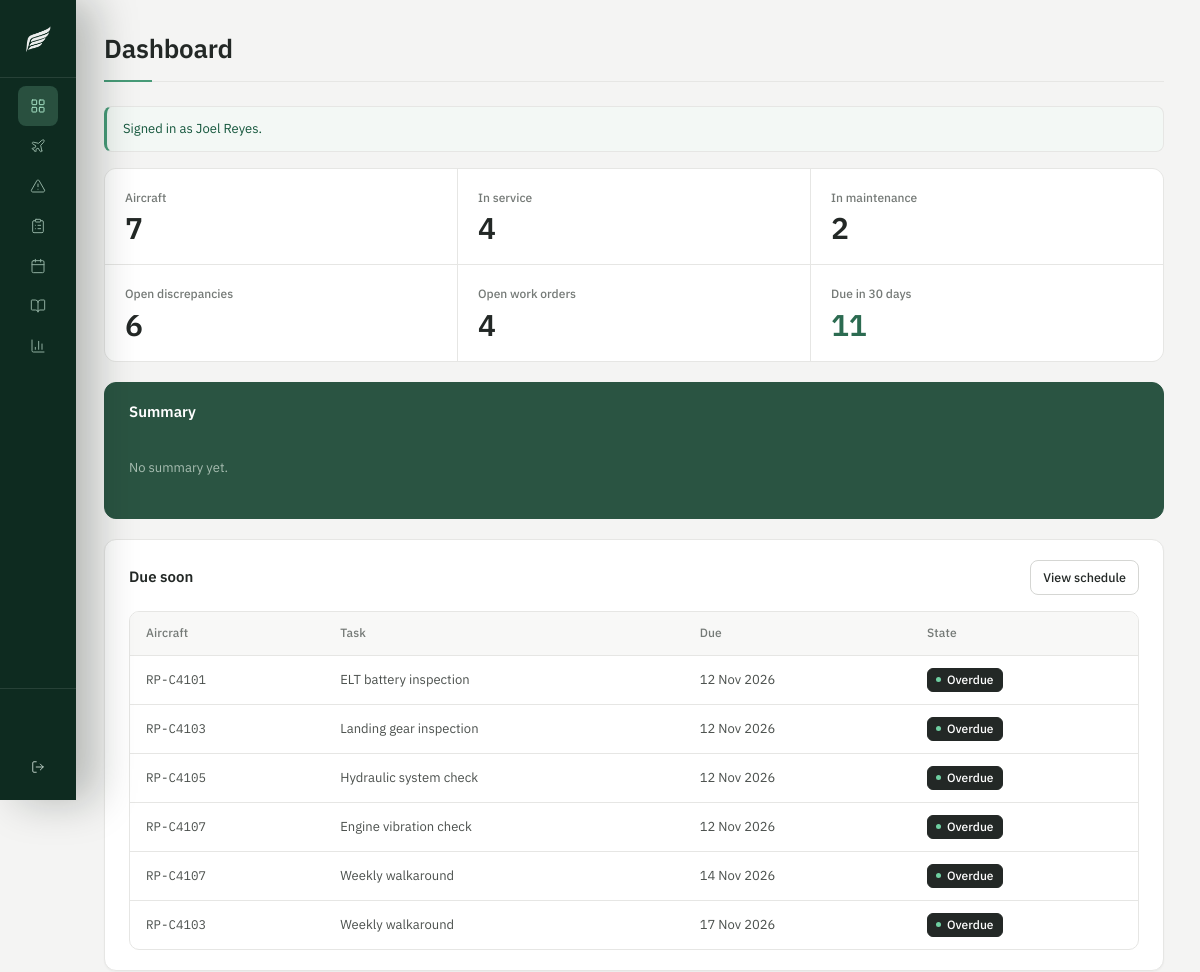
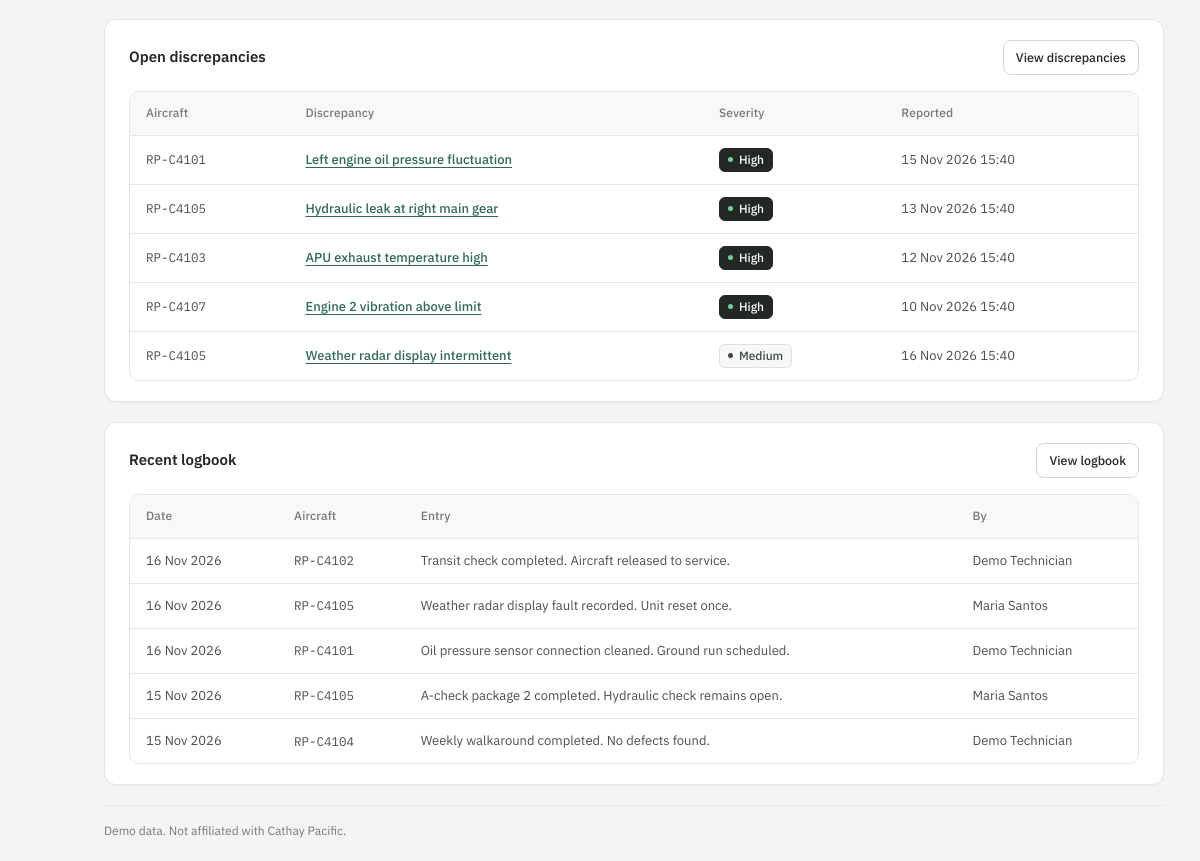
Screenshot of /index.php (signed in) with the database file from the repository (2 pictures, top to bottom).
### tables this page shows
CREATE TABLE maintenance_schedule (
    id INT UNSIGNED AUTO_INCREMENT PRIMARY KEY,
    aircraft_id INT UNSIGNED NOT NULL,
    task_code VARCHAR(30) NOT NULL,
    title VARCHAR(150) NOT NULL,
    task_type VARCHAR(20) NOT NULL DEFAULT 'inspection',
    interval_days INT UNSIGNED NOT NULL,
    last_done_date DATE NULL,
    next_due_date DATE NOT NULL,
    notes TEXT NULL,
    INDEX idx_schedule_due (next_due_date),
    CONSTRAINT fk_schedule_aircraft FOREIGN KEY (aircraft_id) REFERENCES aircraft (id)
);

CREATE TABLE aircraft (
    id INT UNSIGNED AUTO_INCREMENT PRIMARY KEY,
    registration VARCHAR(20) NOT NULL UNIQUE,
    aircraft_type VARCHAR(60) NOT NULL,
    msn VARCHAR(30) NOT NULL UNIQUE,
    base VARCHAR(10) NOT NULL,
    status VARCHAR(20) NOT NULL DEFAULT 'in_service',
    total_hours DECIMAL(10,1) NOT NULL DEFAULT 0.0,
    created_at DATETIME NOT NULL DEFAULT CURRENT_TIMESTAMP
);

CREATE TABLE discrepancies (
    id INT UNSIGNED AUTO_INCREMENT PRIMARY KEY,
    aircraft_id INT UNSIGNED NOT NULL,
    reported_by INT UNSIGNED NOT NULL,
    title VARCHAR(150) NOT NULL,
    description TEXT NOT NULL,
    severity VARCHAR(10) NOT NULL DEFAULT 'medium',
    status VARCHAR(20) NOT NULL DEFAULT 'open',
    reported_at DATETIME NOT NULL DEFAULT CURRENT_TIMESTAMP,
    closed_at DATETIME NULL,
    INDEX idx_discrepancy_status (status),
    INDEX idx_discrepancy_severity (severity),
    CONSTRAINT fk_discrepancy_aircraft FOREIGN KEY (aircraft_id) REFERENCES aircraft (id),
    CONSTRAINT fk_discrepancy_user FOREIGN KEY (reported_by) REFERENCES users (id)
);

CREATE TABLE logbook_entries (
    id INT UNSIGNED AUTO_INCREMENT PRIMARY KEY,
    aircraft_id INT UNSIGNED NOT NULL,
    work_order_id INT UNSIGNED NULL,
    created_by INT UNSIGNED NOT NULL,
    entry_date DATE NOT NULL,
    entry_type VARCHAR(20) NOT NULL DEFAULT 'note',
    description TEXT NOT NULL,
    performed_by VARCHAR(100) NOT NULL,
    flight_hours DECIMAL(10,1) NULL,
    created_at DATETIME NOT NULL DEFAULT CURRENT_TIMESTAMP,
    INDEX idx_logbook_date (entry_date),
    CONSTRAINT fk_logbook_aircraft FOREIGN KEY (aircraft_id) REFERENCES aircraft (id),
    CONSTRAINT fk_logbook_work_order FOREIGN KEY (work_order_id) REFERENCES work_orders (id) ON DELETE SET NULL,
    CONSTRAINT fk_logbook_user FOREIGN KEY (created_by) REFERENCES users (id)
);

### index.php (the view, shortened to what this page needs)
<?php
$pdo = db();
$totalAircraft = (int) $pdo->query('SELECT COUNT(*) FROM aircraft')->fetchColumn();
$inService = (int) $pdo->query("SELECT COUNT(*) FROM aircraft WHERE status = 'in_service'")->fetchColumn();
$inMaintenance = (int) $pdo->query("SELECT COUNT(*) FROM aircraft WHERE status = 'maintenance'")->fetchColumn();
$openDiscrepancies = (int) $pdo->query("SELECT COUNT(*) FROM discrepancies WHERE status <> 'closed'")->fetchColumn();
$openWorkOrders = (int) $pdo->query("SELECT COUNT(*) FROM work_orders WHERE status IN ('open', 'in_progress')")->fetchColumn();
$dueSoonCount = (int) $pdo->query(
    'SELECT COUNT(*) FROM maintenance_schedule WHERE next_due_date <= DATE_ADD(CURDATE(), INTERVAL 30 DAY)'
)->fetchColumn();
$dueSoon = $pdo->query(
    'SELECT s.*, a.registration
     FROM maintenance_schedule s
     JOIN aircraft a ON a.id = s.aircraft_id
     WHERE s.next_due_date <= DATE_ADD(CURDATE(), INTERVAL 30 DAY)
     ORDER BY s.next_due_date
     LIMIT 6'
)->fetchAll();
$discrepancyList = $pdo->query(
    "SELECT d.*, a.registration
     FROM discrepancies d
     JOIN aircraft a ON a.id = d.aircraft_id
     WHERE d.status <> 'closed'
     ORDER BY FIELD(d.severity, 'high', 'medium', 'low'), d.reported_at DESC
     LIMIT 5"
)->fetchAll();
$recentLogbook = $pdo->query(
    'SELECT l.*, a.registration
     FROM logbook_entries l
     JOIN aircraft a ON a.id = l.aircraft_id
     ORDER BY l.entry_date DESC, l.id DESC
     LIMIT 5'
)->fetchAll();
$summary = $pdo->query(
    "SELECT s.*, u.full_name
     FROM ai_summaries s
     JOIN users u ON u.id = s.created_by
     WHERE s.scope = 'dashboard'
     ORDER BY s.id DESC
     LIMIT 1"
)->fetch();
require __DIR__ . '/includes/header.php';
?>
<div class="stat-grid">
    <a class="stat" href="<?= url('aircraft/index.php') ?>">
        <div class="stat-label">Aircraft</div>
        <div class="stat-value"><?= $totalAircraft ?></div>
    </a>
    <a class="stat" href="<?= url('aircraft/index.php?status=in_service') ?>">
        <div class="stat-label">In service</div>
        <div class="stat-value"><?= $inService ?></div>
    </a>
    <a class="stat" href="<?= url('aircraft/index.php?status=maintenance') ?>">
        <div class="stat-label">In maintenance</div>
        <div class="stat-value"><?= $inMaintenance ?></div>
    </a>
    <a class="stat" href="<?= url('discrepancies/index.php') ?>">
        <div class="stat-label">Open discrepancies</div>
        <div class="stat-value"><?= $openDiscrepancies ?></div>
    </a>
    <a class="stat" href="<?= url('work-orders/index.php') ?>">
        <div class="stat-label">Open work orders</div>
        <div class="stat-value"><?= $openWorkOrders ?></div>
    </a>
    <a class="stat stat-accent" href="<?= url('schedule/index.php') ?>">
        <div class="stat-label">Due in 30 days</div>
        <div class="stat-value"><?= $dueSoonCount ?></div>
    </a>
</div>
<div class="panel panel-summary">
    <div class="panel-top">
        <h2>Summary</h2>
    </div>
    <?php if ($summary): ?>
        <div class="summary-text"><?= e($summary['summary_text']) ?></div>
        <div class="summary-meta">
            Gemini, <?= e(fmt_datetime($summary['created_at'])) ?>, by <?= e($summary['full_name']) ?>
        </div>
    <?php else: ?>
        <p class="empty">No summary yet.</p>
    <?php endif; ?>
</div>
<div class="panel">
    <div class="panel-top">
        <h2>Due soon</h2>
        <a href="<?= url('schedule/index.php') ?>">View schedule</a>
    </div>
    <?php if ($dueSoon): ?>
        <div class="table-wrap table-due">
            <table>
                <thead>
                    <tr>
                        <th>Aircraft</th>
                        <th>Task</th>
                        <th>Due</th>
                        <th>State</th>
                    </tr>
                </thead>
                <tbody>
                    <?php foreach ($dueSoon as $item): ?>
                        <tr>
                            <td class="mono"><?= e($item['registration']) ?></td>
                            <td><?= e($item['title']) ?></td>
                            <td class="nowrap"><?= e(fmt_date($item['next_due_date'])) ?></td>
                            <td><?= due_pill($item['next_due_date']) ?></td>
                        </tr>
                    <?php endforeach; ?>
                </tbody>
            </table>
        </div>
    <?php else: ?>
        <p class="empty">No tasks due in the next 30 days.</p>
    <?php endif; ?>
</div>
<div class="panel">
    <div class="panel-top">
        <h2>Open discrepancies</h2>
        <a href="<?= url('discrepancies/index.php') ?>">View discrepancies</a>
    </div>
    <?php if ($discrepancyList): ?>
        <div class="table-wrap table-discrepancies">
            <table>
                <thead>
                    <tr>
                        <th>Aircraft</th>
                        <th>Discrepancy</th>
                        <th>Severity</th>
                        <th>Reported</th>
                    </tr>
                </thead>
                <tbody>
                    <?php foreach ($discrepancyList as $item): ?>
                        <tr>
                            <td class="mono"><?= e($item['registration']) ?></td>
                            <td><a href="<?= url('discrepancies/edit.php?id=' . $item['id']) ?>"><?= e($item['title']) ?></a></td>
                            <td><?= pill($item['severity']) ?></td>
                            <td class="nowrap"><?= e(fmt_datetime($item['reported_at'])) ?></td>
                        </tr>
                    <?php endforeach; ?>
                </tbody>
            </table>
        </div>
    <?php else: ?>
        <p class="empty">No open discrepancies.</p>
    <?php endif; ?>
</div>
<div class="panel">
    <div class="panel-top">
        <h2>Recent logbook</h2>
        <a href="<?= url('logbook/index.php') ?>">View logbook</a>
    </div>
    <?php if ($recentLogbook): ?>
        <div class="table-wrap table-logbook">
            <table>
                <thead>
                    <tr>
                        <th>Date</th>
                        <th>Aircraft</th>
                        <th>Entry</th>
                        <th>By</th>
                    </tr>
                </thead>
                <tbody>
                    <?php foreach ($recentLogbook as $entry): ?>
                        <tr>
                            <td class="nowrap"><?= e(fmt_date($entry['entry_date'])) ?></td>
                            <td class="nowrap mono"><?= e($entry['registration']) ?></td>
                            <td><?= e(excerpt($entry['description'], 90)) ?></td>
                            <td><?= e($entry['performed_by']) ?></td>
                        </tr>
                    <?php endforeach; ?>
                </tbody>
            </table>
        </div>
    <?php else: ?>
        <p class="empty">No logbook entries.</p>
    <?php endif; ?>
</div>
<?php require __DIR__ . '/includes/footer.php'; ?>

### lib/format.php (shortened to what this page needs)
<?php
function e(?string $value): string
{
    return htmlspecialchars((string) $value, ENT_QUOTES, 'UTF-8');
}
function url(string $path = ''): string
{
    return BASE_URL . '/' . ltrim($path, '/');
}
function status_label(string $status): string
{
    return ucwords(str_replace('_', ' ', $status));
}
function pill(string $status): string
{
    $class = 'status-' . str_replace('_', '-', $status);
    return '<span class="status ' . e($class) . '">' . e(status_label($status)) . '</span>';
}
function fmt_date(?string $date): string
{
    return date('j M Y', strtotime($date));
}
function fmt_datetime(?string $value): string
{
    return date('j M Y H:i', strtotime($value));
}
function due_state(string $nextDue): string
{
    $today = new DateTimeImmutable('today');
    $due = new DateTimeImmutable($nextDue);
    if ($due < $today) {
        return 'overdue';
    }
    return 'upcoming';
}
function due_pill(string $nextDue): string
{
    $state = due_state($nextDue);
    return '<span class="status status-' . str_replace('_', '-', $state) . '">'
        . e(status_label($state)) . '</span>';
}
function excerpt(?string $text, int $limit = 110): string
{
    $text = trim((string) $text);
    if (mb_strlen($text) <= $limit) {
        return $text;
    }
    return mb_substr($text, 0, $limit) . '...';
}

### assets/css/app.css (style rules this page uses)
:root { --font-sans: "IBM Plex Sans", system-ui, -apple-system, "Segoe UI", Arial, sans-serif; --font-mono: "IBM Plex Mono", ui-monospace, SFMono-Regular, Menlo, Consolas, monospace; --green-900: #213f33; --green-800: #2a5442; --green-700: #32624d; --green-600: #3a6f58; --green-500: #3f7a60; --green-400: #5c9a7e; --accent: #479b78; --accent-ink: #2c6b51; --green-50: #f3f7f4; --canvas: #f4f4f3; --surface: #ffffff; --surface-2: #f8f8f7; --line: #e6e6e4; --line-strong: #d5d6d3; --ink: #232826; --body: #4b504d; --muted: #757a77; --radius-control: 8px; --radius-card: 12px; --ease: cubic-bezier(0.2, 0, 0, 1); --rail: #0e2b20; --rail-text: #d7e3db; --rail-muted: #9dbbab; --rail-hover: rgba(127, 196, 164, 0.16); --rail-active: rgba(127, 196, 164, 0.24); }
* { box-sizing: border-box; }
html { background: var(--canvas); }
body { margin: 0; padding: 0; min-height: 100vh; font-family: var(--font-sans); font-size: 14px; line-height: 1.55; color: var(--ink); background: var(--canvas); font-variant-numeric: tabular-nums; }
a { color: #2f6a51; text-decoration-thickness: 1px; text-underline-offset: 3px; }
h1, h2, h3 { line-height: 1.25; }
.main > * { width: 100%; max-width: 1400px; margin-left: 0; margin-right: auto; }
.panel { background: var(--surface); border: 1px solid var(--line); border-radius: var(--radius-card); padding: 20px 24px; margin-bottom: 20px; color: var(--body); box-shadow: 0 1px 2px rgba(16, 32, 24, 0.04); }
.panel h2 { margin: 0 0 16px; font-size: 15px; font-weight: 600; color: var(--ink); }
.panel-top { display: flex; flex-wrap: wrap; align-items: center; justify-content: space-between; gap: 12px; margin-bottom: 16px; }
.panel-top h2 { margin: 0; }
.panel-top > a { display: inline-flex; align-items: center; gap: 6px; padding: 7px 12px; border: 1px solid var(--line-strong); border-radius: var(--radius-control); background: var(--surface); color: var(--ink); font-size: 12.5px; font-weight: 500; text-decoration: none; transition: background-color 140ms var(--ease), border-color 140ms var(--ease), color 140ms var(--ease); }
.panel-summary { background: var(--green-800); border-color: var(--green-800); color: #e9f2ec; box-shadow: none; }
.panel-summary h2 { color: #ffffff; }
.panel-summary .empty { color: #a7bdb1; }
.stat-grid { display: grid; grid-template-columns: repeat(6, minmax(0, 1fr)); gap: 1px; margin-bottom: 20px; background: var(--line); border: 1px solid var(--line); border-radius: var(--radius-card); overflow: hidden; }
.stat { display: block; padding: 20px; color: var(--ink); text-decoration: none; background: var(--surface); transition: background-color 140ms var(--ease); }
.stat-label { font-size: 12px; font-weight: 500; color: var(--muted); }
.stat-value { margin-top: 4px; font-size: 30px; font-weight: 600; line-height: 1.1; letter-spacing: -0.01em; }
.stat-accent .stat-value { color: var(--accent-ink); }
.table-wrap { overflow-x: auto; border: 1px solid var(--line); border-radius: 10px; background: var(--surface); }
table { width: 100%; border-collapse: collapse; background: transparent; }
th, td { padding: 12px 16px; border-bottom: 1px solid var(--line); text-align: left; vertical-align: middle; }
th { background: var(--surface-2); font-size: 12px; font-weight: 500; letter-spacing: 0.01em; color: var(--muted); white-space: nowrap; }
td { font-size: 13px; color: var(--body); }
tbody tr { transition: background-color 120ms var(--ease); }
tbody tr:last-child td { border-bottom: 0; }
td a { font-weight: 500; }
.status { display: inline-flex; align-items: center; gap: 6px; padding: 2px 8px; border: 1px solid transparent; border-radius: 6px; font-size: 12px; font-weight: 500; line-height: 1.5; white-space: nowrap; color: var(--body); }
.status::before { content: ""; flex: none; width: 5px; height: 5px; border-radius: 50%; background: currentColor; }
.status-open, .status-in-progress, .status-medium, .status-repair { background: var(--surface-2); border-color: #dde3df; color: #3d4a43; }
.status-grounded, .status-overdue, .status-high { background: var(--ink); border-color: var(--ink); color: #ffffff; }
.status-grounded::before, .status-overdue::before, .status-high::before { background: #6fd0a2; }
.empty { padding: 20px 0; margin: 0; color: var(--muted); font-size: 13px; }
.mono { font-family: var(--font-mono); font-size: 12.5px; font-weight: 400; white-space: nowrap; }
.nowrap { white-space: nowrap; }
@media (max-width: 1240px) { .stat-grid { grid-template-columns: repeat(3, minmax(0, 1fr)); } }

### rows the page displays
maintenance_schedule: aircraft.registration "RP-C4101", title "ELT battery inspection", next_due_date "12 Nov 2026", next_due_date "Overdue"
maintenance_schedule: aircraft.registration "RP-C4103", title "Landing gear inspection", next_due_date "12 Nov 2026", next_due_date "Overdue"
maintenance_schedule: aircraft.registration "RP-C4105", title "Hydraulic system check", next_due_date "12 Nov 2026", next_due_date "Overdue"
maintenance_schedule: aircraft.registration "RP-C4107", title "Engine vibration check", next_due_date "12 Nov 2026", next_due_date "Overdue"
maintenance_schedule: aircraft.registration "RP-C4107", title "Weekly walkaround", next_due_date "14 Nov 2026", next_due_date "Overdue"
maintenance_schedule: aircraft.registration "RP-C4103", title "Weekly walkaround", next_due_date "17 Nov 2026", next_due_date "Overdue"
discrepancies: aircraft.registration "RP-C4101", title "Left engine oil pressure fluctuation", severity "High", reported_at "15 Nov 2026 15:40"
discrepancies: aircraft.registration "RP-C4105", title "Hydraulic leak at right main gear", severity "High", reported_at "13 Nov 2026 15:40"
discrepancies: aircraft.registration "RP-C4103", title "APU exhaust temperature high", severity "High", reported_at "12 Nov 2026 15:40"
discrepancies: aircraft.registration "RP-C4107", title "Engine 2 vibration above limit", severity "High", reported_at "10 Nov 2026 15:40"
discrepancies: aircraft.registration "RP-C4105", title "Weather radar display intermittent", severity "Medium", reported_at "16 Nov 2026 15:40"
logbook_entries: entry_date "16 Nov 2026", aircraft.registration "RP-C4102", description "Transit check completed. Aircraft released to service.", performed_by "Demo Technician"
logbook_entries: entry_date "16 Nov 2026", aircraft.registration "RP-C4105", description "Weather radar display fault recorded. Unit reset once.", performed_by "Maria Santos"
logbook_entries: entry_date "16 Nov 2026", aircraft.registration "RP-C4101", description "Oil pressure sensor connection cleaned. Ground run scheduled.", performed_by "Demo Technician"
logbook_entries: entry_date "15 Nov 2026", aircraft.registration "RP-C4105", description "A-check package 2 completed. Hydraulic check remains open.", performed_by "Maria Santos"
logbook_entries: entry_date "15 Nov 2026", aircraft.registration "RP-C4104", description "Weekly walkaround completed. No defects found.", performed_by "Demo Technician"

### other values shown
$pageTitle "Dashboard"
$flash['message'] "Signed in as Joel Reyes."
$totalAircraft "7"
$inService "4"
$inMaintenance "2"
$openDiscrepancies "6"
$openWorkOrders "4"
$dueSoonCount "11"
